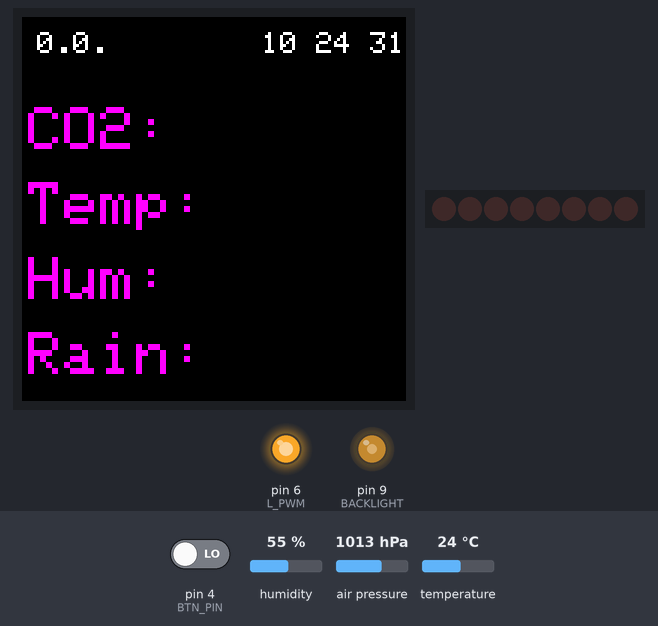
Recording of a sketch running on a simulated Arduino Uno, built with avr-gcc and run on an emulated ATmega328P. On the bench: 128×128 colour display, 8 shift-register outputs drawn as a row of LEDs (first output left, lit = HIGH), output pins drawn as LEDs (lit = HIGH). The inputs (shaded band) are chosen by the test bench; at power-on: pin 4 (BTN_PIN) LOW, humidity 55 %, air pressure 1013 hPa, temperature 24 °C. The local clock reads 2024-03-15 10:24:30 at power-on unless the sketch sets it; pins used as bus, display or sensor lines are not drawn; what the sketch prints to the serial monitor is not drawn.

Above: at 2.6 s.
At 4.2 s:
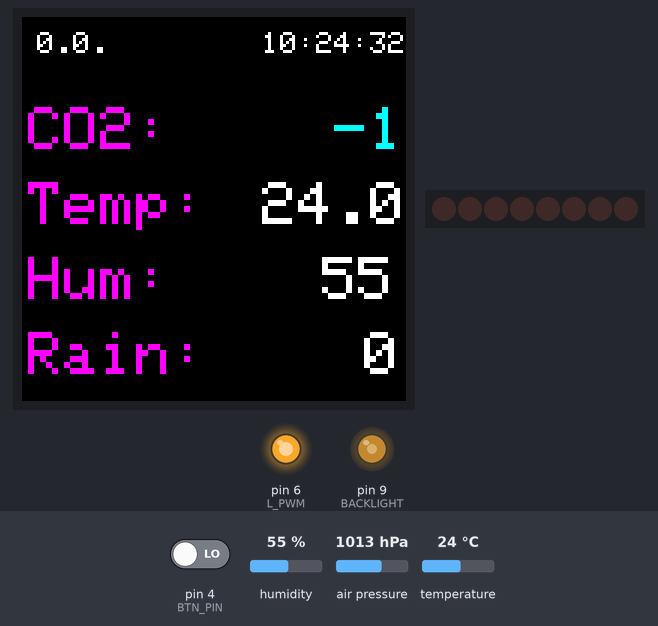
At 9.2 s:
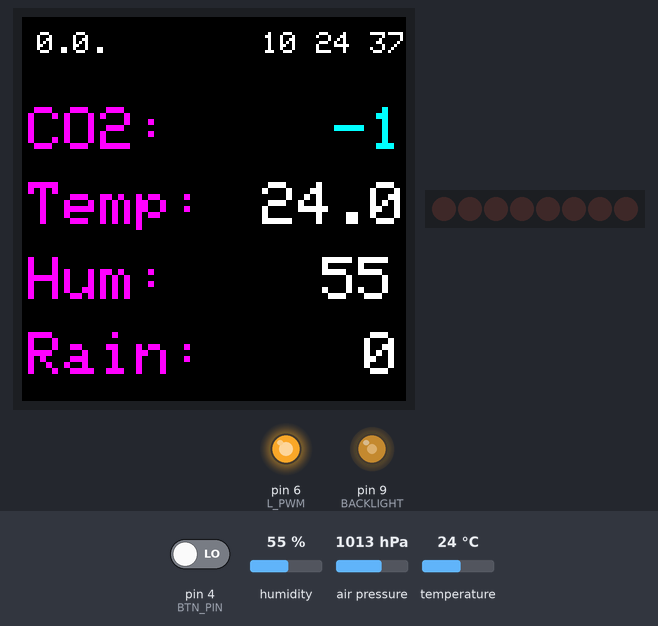
At 13.2 s:
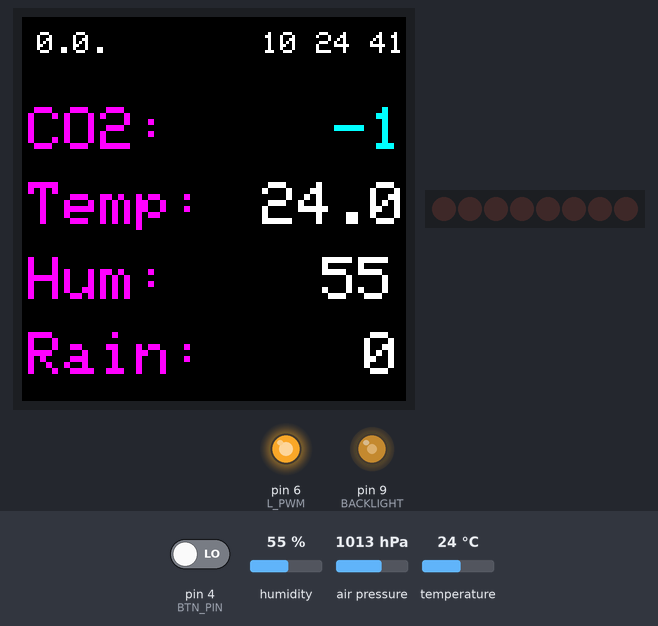
At 21.2 s:
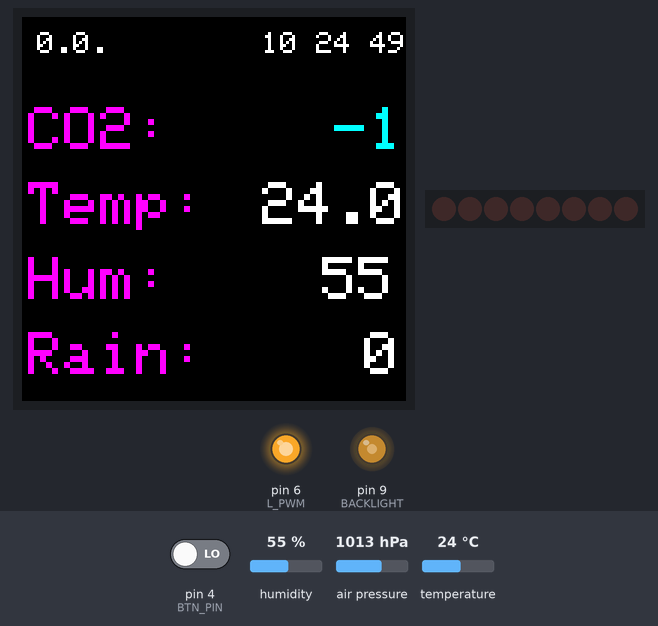
At 38.8 s:
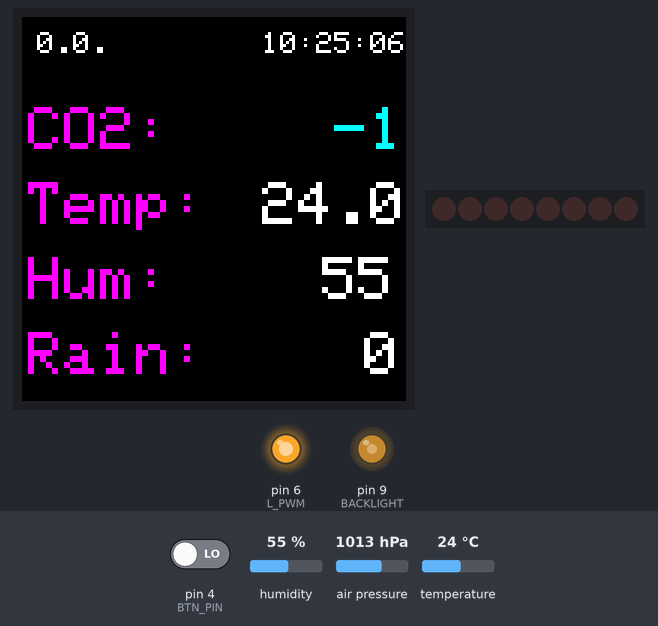

The sketch:

meteoClock_v1.5.ino
```cpp
// ------------------------- НАСТРОЙКИ --------------------
#define RESET_CLOCK 0           // сброс часов на время загрузки прошивки (для модуля с несъёмной батарейкой). Не забудь поставить 0 и прошить ещё раз!
#define SENS_TIME 30000         // время обновления показаний сенсоров на экране, миллисекунд
#define LED_MODE 0              // тип RGB светодиода: 0 - главный катод, 1 - главный анод

// управление яркостью
#define HOURS_BRIGHT_CONTROL 0  // 0/1 - запретить/разрешить управление яркостью по времения
#define RISE_HOUR 7             // час включения подсветки дисплея
#define HOUR_TO_SLEEP 22        // час выключения подсветки дисплея

#define BRIGHT_CONTROL 0        // 0/1 - запретить/разрешить управление яркостью по датчику освещенности (при отключении яркость всегда будет макс.)
#define BRIGHT_THRESHOLD 255    // величина сигнала, ниже которой яркость переключится на минимум (0-1023)

#define BRIGHT_MAX 200          // макс яркость светодиода/индикатора и дисплея (0 - 255)
#define BRIGHT_MIN 0

#define DEBUG 0                 // вывод на дисплей лог инициализации датчиков при запуске. Для дисплея 1602 не работает! Но дублируется через порт!
#define CO2_SENSOR 1            // включить или выключить поддержку/вывод с датчика СО2 (1 вкл, 0 выкл)
#define DISPLAY_TYPE 0          // тип дисплея: 1 - 2004 (большой LCD), 0 - TFT 1.44 (маленький)
#define DISPLAY_ADDR 0x27       // адрес платы дисплея тип1 : 0x27 или 0x3f. Если дисплей не работает - смени адрес! На самом дисплее адрес не указан

#define INVERT_LEVEL 0          // инвертировать показания индикатора


// адрес BME280 жёстко задан в файле библиотеки Adafruit_BME280.h
// стоковый адрес был 0x77, у китайского модуля адрес 0x76.
// Так что если юзаете НЕ библиотеку из архива - не забудьте поменять

// если дисплей не заводится - поменяйте адрес (строка 54)

// пины
#define MHZ_RX 2
#define MHZ_TX 3
#define PHOTO A3                  // пин фоторезистора
#define BTN_PIN 4

#if (DISPLAY_TYPE == 1)
  #define BACKLIGHT 10            // пин подсветки дисплея

  #define LED_COM 7
  #define LED_R 9
  #define LED_G 6
  #define LED_B 5

#else
  #define BACKLIGHT 9             // пин подсветки дисплея
  #define __CS 10
  #define __DC 7
  #define __RES 8

  //пины для 74HC595
  #define L_L A0           //защелка           12 ST_CP
  #define L_D A1           //вход данных       14 DS
  #define L_C A2           //тактирование      11 SH_CP
  #define L_PWM 6          //яркость (шим пин) 13 OE
#endif

#if (DISPLAY_TYPE == 0)
  //разметка
  #define CO2_y 30
  #define T_y 55
  #define H_y 80
  #define R_y 105

  //цвета
  #define GREEN   0x07E0
  #define CYAN    0x07FF
  #define BLUE    0x001F
  #define RED     0xF800
  #define YELLOW  0xFFE0
  #define WHITE   0xFFFF
  #define MAGENTA 0xF81F

#endif

#if (INVERT_LEVEL == 0)
  #define L_DIRECTION LSBFIRST
#else
  #define L_DIRECTION MSBFIRST
#endif

// библиотеки
#include <Wire.h>

#if (DISPLAY_TYPE == 1)
  #include <LiquidCrystal_I2C.h>
  LiquidCrystal_I2C lcd(DISPLAY_ADDR, 20, 4);
#else
  #include <Adafruit_GFX.h>
  #include <TFT_ILI9163C.h>
  TFT_ILI9163C display = TFT_ILI9163C(__CS, __DC, __RES);
#endif

#include "RTClib.h"
RTC_DS3231 rtc;
DateTime now;

#include <Adafruit_Sensor.h>
#include <Adafruit_BME280.h>
#define SEALEVELPRESSURE_HPA (1013.25)
Adafruit_BME280 bme;

#if (CO2_SENSOR == 1)
#include <MHZ19_uart.h>
MHZ19_uart mhz19;
#endif

#include <GyverTimer.h>
GTimer_ms sensorsTimer(SENS_TIME);
GTimer_ms drawSensorsTimer(SENS_TIME);
GTimer_ms clockTimer(1000);
GTimer_ms predictTimer((long)10 * 60 * 1000);         // 10 минут
GTimer_ms brightTimer(2000);

#include "GyverButton.h"
GButton button(BTN_PIN, LOW_PULL, NORM_OPEN);

byte LED_CURRENT_BRIGHTNESS = 0;

// переменные для вывода
int8_t year, month, day, hrs, mins, secs;

float dispTemp;
byte dispHum;
int dispPres;
int dispCO2;
int dispRain;

//для прогноза
uint32_t pressure_array[6];
uint32_t sumX, sumY, sumX2, sumXY;
float a, b;
int delta;
///////////////

byte time_array[6];


static const char *dayNames[]  = {
  "Sun",
  "Mon",
  "Tue",
  "Wed",
  "Thu",
  "Fri",
  "Sat",
};


///////////////////////// SETUP //////////////////////////


void setup() {
  Serial.begin(115200);
  pinMode(BACKLIGHT, OUTPUT);

#if (DISPLAY_TYPE == 1)
  pinMode(LED_COM, OUTPUT);
  pinMode(LED_R, OUTPUT);
  pinMode(LED_G, OUTPUT);
  pinMode(LED_B, OUTPUT);
  setLEDinRGB(0, 0, 0);

  digitalWrite(LED_COM, LED_MODE);
  analogWrite(BACKLIGHT, BRIGHT_MAX);
  lcd.init();
  lcd.backlight();
  lcd.clear();
#else
  display.begin();
  display.setRotation(1);
  display.clearScreen();

  pinMode(L_L, OUTPUT);
  pinMode(L_C, OUTPUT);
  pinMode(L_D, OUTPUT);
  pinMode(L_PWM, OUTPUT);

  digitalWrite(L_L, LOW);                        // устанавливаем синхронизацию "защелки" на LOW
  analogWrite(BACKLIGHT, 125);
  analogWrite(L_PWM, 245);

#endif


#if (DEBUG == 1)
  boolean status = true;

  #if (DISPLAY_TYPE == 1)
    setLEDinRGB(255, 0, 0);
  #endif

  #if (CO2_SENSOR == 1)

    mhz19.begin(MHZ_TX, MHZ_RX);
    mhz19.setAutoCalibration(false);
    mhz19.getStatus();    // первый запрос, в любом случае возвращает -1
    delay(500);
    if (mhz19.getStatus() == 0) {
      printDebugMhz("OK");
    } else {
      printDebugMhz("ERROR");
      status = false;
    }
  #endif

  #if (DISPLAY_TYPE == 1)
    setLEDinRGB(0, 255, 0);
  #endif

  delay(50);
  if (rtc.begin()) {
    printDebugRtc("OK");
  } else {
    printDebugRtc("ERROR");
    status = false;
  }

  #if (DISPLAY_TYPE == 1)
    setLEDinRGB(0, 0, 255);
  #endif

  delay(50);
  if (bme.begin(&Wire)) {
    printDebugBme("OK");
  } else {
    printDebugBme("ERROR");
    status = false;
  }

  #if (DISPLAY_TYPE == 1)
    setLEDinRGB(255, 255, 255);
  #endif

  if (status) {
    printDebugFinal("All good");
  } else {
    printDebugFinal("ERROR...!");
  }
  delay(2000);

  #if (DISPLAY_TYPE == 1)
    setLEDinRGB(0, 0, 0);
  #endif

  while (1) {
    #if (DISPLAY_TYPE == 1)
        lcd.setCursor(14, 1);
        lcd.print("P:    ");
        lcd.setCursor(16, 1);
        lcd.print(analogRead(PHOTO), 1);

    #else
        display.setCursor(2, 20);
        display.print(analogRead(PHOTO));
    #endif

      Serial.println(analogRead(PHOTO));
      delay(300);
  }
#else //NOT DEBUG

  #if (CO2_SENSOR == 1)
    mhz19.begin(MHZ_TX, MHZ_RX);
    mhz19.setAutoCalibration(false);
    mhz19.getStatus();    // первый запрос, в любом случае возвращает -1
    delay(500);
  #endif

  rtc.begin();
  bme.begin(&Wire);
#endif

//END DEBUG

  bme.setSampling(Adafruit_BME280::MODE_FORCED,
                  Adafruit_BME280::SAMPLING_X1, // temperature
                  Adafruit_BME280::SAMPLING_X1, // pressure
                  Adafruit_BME280::SAMPLING_X1, // humidity
                  Adafruit_BME280::FILTER_OFF   );

  if (RESET_CLOCK || rtc.lostPower()) {
    DateTime currentTime = DateTime(F(__DATE__), F(__TIME__));
    rtc.adjust(currentTime);
  }

  now = rtc.now();
  secs = now.second();
  mins = now.minute();
  hrs = now.hour();

  Serial.println(now.year());
  delay(100);
   Serial.println(now.month());
  delay(100);
   Serial.println(now.day());
  delay(100);
   Serial.println();
  delay(100);
   Serial.println();
  delay(100);

  bme.takeForcedMeasurement();
  uint32_t Pressure = bme.readPressure();

  for (byte i = 0; i < 6; i++) {   // счётчик от 0 до 5
    pressure_array[i] = Pressure;  // забить весь массив текущим давлением
    time_array[i] = i;             // забить массив времени числами 0 - 5
  }


  #if (DISPLAY_TYPE == 1)
    switchLedBrightness(true);
  #else
    display.clearScreen();

    //names
    display.setTextSize(2);
    display.setTextColor(MAGENTA);
    display.setCursor(2, CO2_y);
    display.print("CO2:");
    display.setCursor(2, T_y);
    display.print("Temp:");
    display.setCursor(2, H_y);
    display.print("Hum:");
    display.setCursor(2, R_y);
    display.print("Rain:");

    setIndicatorCO2(300);
  #endif

  drawDate();
  drawClock();
  readSensors();
  drawSensors();
}

///////////////////////// END SETUP //////////////////////////

///////////////////////// LOOP //////////////////////////

void loop() {
  if (brightTimer.isReady()) checkBrightness(); // яркость
  if (sensorsTimer.isReady()) readSensors();    // читаем показания датчиков с периодом SENS_TIME
  if (clockTimer.isReady()) clockTick();           // раз в секунду пересчитываем время и мигаем точками
  if (predictTimer.isReady()) rainPredict();      // 10 minutes timer for predict rain
  if (drawSensorsTimer.isReady()) drawSensors();  // обновляем показания датчиков на дисплее с периодом SENS_TIME

  modesTick();                                    // тут ловим нажатия на кнопку и переключаем режимы

}

///////////////////////// END LOOP //////////////////////////
```

display.ino
```cpp
///// DATE TIME ////////////


void drawDate() {
  #if (DISPLAY_TYPE == 1)
    int dayofweek = now.dayOfTheWeek();
    lcd.setCursor(10, 0);
    lcd.print(dayNames[dayofweek]);
    lcd.print("  ");

    if (day < 10) lcd.print(0);
    lcd.print(day);
    lcd.print(".");
    if (month < 10) lcd.print(0);
    lcd.print(month);
  #else
    clearDate();
    display.setTextSize(1);
    display.setTextColor(WHITE);
    display.setCursor(5, 5);

    delay(50);
    Serial.println("year " + year);
    delay(50);
    Serial.println("month " + month);
    delay(50);
    Serial.println("day " + day);
    delay(50);

    String date = "";
    if (day < 10) date += 0;
    date += day + ".";
    if (month < 10) date += 0;
    date += month + ".";
    date += year + " ";

    Serial.println(date);
    display.println(date);
  #endif
}

void drawClock() {
  boolean dotState = (secs % 2) == 0;
  #if (DISPLAY_TYPE == 1)

    lcd.setCursor(0, 0);
    if (hrs < 10) lcd.print(0);
    lcd.print(hrs);

    if (dotState) lcd.print(":");
    else lcd.print(" ");

    if (mins < 10) lcd.print(0);
    lcd.print(mins);

    if (dotState) lcd.print(":");
    else lcd.print(" ");

    if (secs < 10) lcd.print(0);
    lcd.print(secs);
  #else
    clearTime();

    display.setTextSize(1);
    display.setTextColor(WHITE);
    display.setCursor(80, 5);

     //TIME
    String dateTime = "";
    if (hrs < 10) dateTime += 0;
    dateTime += hrs;
    if (dotState) dateTime += ":";
    else dateTime += " ";
    if (mins < 10) dateTime += 0;
    dateTime += mins;
    if (dotState) dateTime += ":";
    else dateTime += " ";
    if (secs < 10) dateTime += 0;
    dateTime += secs;

    Serial.println(dateTime);
    display.println(dateTime);
  #endif
}


////// SENSORS /////

void drawSensors() {


#if (DISPLAY_TYPE == 1)
  lcd.setCursor(0, 1);
  lcd.print(String(dispTemp, 1));
  lcd.write(223);

  lcd.setCursor(7, 1);
  lcd.print("        ");
  lcd.setCursor(7, 1);
  lcd.print("Hum:");
  lcd.print(" " + String(dispHum) + "% ");


  if (dispHum < 40) {
    lcd.print("low");
  } else if (dispHum > 60) {
    lcd.print("hi ");
  } else {
    lcd.print("   ");
  }

#if (CO2_SENSOR == 1)
  lcd.setCursor(0, 2);
  lcd.print(String(dispCO2) + " ppm");
  if (dispCO2 < 1000) lcd.print(" ");
#endif

  lcd.setCursor(0, 3);
  lcd.print("       ");
  lcd.setCursor(0, 3);
  lcd.print("P: ");
  lcd.print(String(dispPres) + "mm  Rain: ");
  lcd.print(String(dispRain) + "%");
#else

  clearSensors();
  display.setTextSize(2);
  //values
  printCO2();
  printTemp();
  printHum();
  printRain();

#endif
}

#if (DISPLAY_TYPE == 0)

void printCO2() {
  display.setCursor(80, CO2_y);
  display.print("    ");

  if (dispCO2 < 800) {
    display.setTextColor(CYAN);
  } else if (dispCO2 < 1000) {
    display.setTextColor(YELLOW);
  } else {
    display.setTextColor(RED);
  }

  display.setCursor(80, CO2_y);
  display.print(complementLeadingSpaces(dispCO2, 4));
}

void printTemp() {
  display.setTextColor(WHITE);
  display.setCursor(80, T_y);
  display.print("   ");
  display.setCursor(80, T_y);
  display.print(complementLeadingSpaces(dispTemp, 3));
}

void printHum() {
  if (dispHum < 40) {
    display.setTextColor(RED);
  } else if (dispHum > 60) {
    display.setTextColor(BLUE);
  } else {
    display.setTextColor(WHITE);
  }
  display.setCursor(100, H_y);
  display.print("  ");
  display.setCursor(100, H_y);
  display.print(complementLeadingSpaces(dispHum, 2));
}

void printRain() {
  if (dispRain > 10) {
    display.setTextColor(BLUE);
  } else {
    display.setTextColor(WHITE);
  }
  display.setCursor(90, R_y);
  display.print("   ");
  display.setCursor(90, R_y);
  display.print(complementLeadingSpaces(dispRain, 3));
}

String complementLeadingSpaces(int value, int expected) {
  String strValue = String(value);
  return complementLeadingSpaces(strValue, expected);
}

String complementLeadingSpaces(float value, int expected) {
  String strValue = String(value, 1);
  return complementLeadingSpaces(strValue, expected);
}

String complementLeadingSpaces(String strValue, int expected) {
  int len = strValue.length();
  if (len >= expected) {
    return strValue;
  }
  int n = expected - len;
  for (int i = 0; i < n; i++) {
    strValue = " " + strValue;
  }

  return strValue;
}


void clearSensors() {
  clearZone(80, 30, 128, 128);
}

void clearDate() {
  clearZone(5, 5, 80, 20);
}

void clearTime() {
  clearZone(80, 5, 128, 20);
}


void clearZone(int x1, int y1, int x2, int y2) {
  display.startPushData(x1, y1, x2, y2);
  int areaLength = (x2 -x1) * (y2-y1);
  for(int i=0; i < areaLength; i++) {
      display.pushData(0);
  }
  display.endPushData();
}

#endif


////////////////////// DEBUG ///////////////////////

void printDebugMhz(String stat) {
  String message = "MHZ-19... " + stat;

  Serial.println(message);

#if (DISPLAY_TYPE == 1)
  lcd.setCursor(0, 0);
  lcd.print(F(message));
#else
  display.setCursor(1, 1);
  display.println(message);
#endif
}

void printDebugRtc(String stat) {
  String message = "RTC... " + stat;

  Serial.println(message);

#if (DISPLAY_TYPE == 1)
  lcd.setCursor(0, 1);
  lcd.print(F(message));
#else
  display.println(message);
#endif
}

void printDebugBme(String stat) {
  String message = "BME280... " + stat;

  Serial.println(message);

#if (DISPLAY_TYPE == 1)
  lcd.setCursor(0, 2);
  lcd.print(F(message));
#else
  display.println(message);
#endif
}

void printDebugFinal(String stat) {
  String message = stat;

  Serial.println(message);

#if (DISPLAY_TYPE == 1)
  lcd.setCursor(0, 2);
  lcd.print(F(message));
#else
  display.println(message);
#endif
}
```

functions.ino
```cpp
void checkBrightness() {
#if(BRIGHT_CONTROL == 1)
  if (analogRead(PHOTO) < BRIGHT_THRESHOLD) {   // если темно
    analogWrite(BACKLIGHT, BRIGHT_MIN);
    switchLedBrightness(false);
  } else {                                      // если светло
    analogWrite(BACKLIGHT, BRIGHT_MAX);
    switchLedBrightness(true);
  }
#endif

#if(HOURS_BRIGHT_CONTROL == 1)
  int brightness = defineBrightness();
  analogWrite(BACKLIGHT, brightness);
  setLedBrightness(brightness);

  /* if(hrs >= RISE_HOUR && hrs < HOUR_TO_SLEEP){

     //analogWrite(BACKLIGHT, LCD_BRIGHT_MAX);
     //switchLedBrightness(true);

     int brightness = defineBrightness();
     analogWrite(BACKLIGHT, brightness);
     switchLedBrightness(true);

    }
    else if((hrs < RISE_HOUR || hrs >= HOUR_TO_SLEEP)) {

     //analogWrite(BACKLIGHT, LCD_BRIGHT_MIN);
     //switchLedBrightness(false);
    }*/
#endif

}

int defineBrightness() {
  if (hrs >= RISE_HOUR && hrs < HOUR_TO_SLEEP) {
    if (hrs == RISE_HOUR) {
      return map(mins, 0, 60, 0, 255);
    }

    return BRIGHT_MAX;
  } else if ((hrs < RISE_HOUR || hrs >= HOUR_TO_SLEEP)) {
    if (hrs == HOUR_TO_SLEEP) {
      return map(mins, 0, 60, 255, 0);
    }
    return BRIGHT_MIN;
  }
}

void switchLedBrightness(boolean isOn) {
  if (isOn) {
    setLedBrightness(BRIGHT_MAX);
  } else {
    setLedBrightness(BRIGHT_MIN);
#if (LED_MODE == 0)
    LED_CURRENT_BRIGHTNESS = (BRIGHT_MIN);
#else
    LED_CURRENT_BRIGHTNESS = (255 - BRIGHT_MIN);
#endif
  }
}

void setLedBrightness(int b) {
#if (LED_MODE == 0)
  LED_CURRENT_BRIGHTNESS = (b);
#else
  LED_CURRENT_BRIGHTNESS = (255 - b);
#endif
}


void modesTick() {
  button.tick();
  if (button.isClick()) {

    if ((LED_MODE == 0 && LED_CURRENT_BRIGHTNESS == BRIGHT_MIN) || (LED_MODE == 1 && LED_CURRENT_BRIGHTNESS == (255 - BRIGHT_MIN))) {
      switchLedBrightness(true);
    }
    else {
      switchLedBrightness(false);
    }
    readSensors();
    drawSensors();

  }
}


void readSensors() {
  bme.takeForcedMeasurement();
  dispTemp = bme.readTemperature();
  dispHum = bme.readHumidity();
  dispPres = (float)bme.readPressure() * 0.00750062;
#if (CO2_SENSOR == 1)
  dispCO2 = mhz19.getPPM();
  setIndicatorCO2(dispCO2);
#endif
}


void rainPredict() {

  // тут делаем линейную аппроксимацию для предсказания погоды
  long averPress = 0;
  for (byte i = 0; i < 10; i++) {
    bme.takeForcedMeasurement();
    averPress += bme.readPressure();
    delay(1);
  }
  averPress /= 10;

  for (byte i = 0; i < 5; i++) {                   // счётчик от 0 до 5 (да, до 5. Так как 4 меньше 5)
    pressure_array[i] = pressure_array[i + 1];     // сдвинуть массив давлений КРОМЕ ПОСЛЕДНЕЙ ЯЧЕЙКИ на шаг назад
  }
  pressure_array[5] = averPress;                    // последний элемент массива теперь - новое давление
  sumX = 0;
  sumY = 0;
  sumX2 = 0;
  sumXY = 0;
  for (int i = 0; i < 6; i++) {                    // для всех элементов массива
    sumX += time_array[i];
    sumY += (long)pressure_array[i];
    sumX2 += time_array[i] * time_array[i];
    sumXY += (long)time_array[i] * pressure_array[i];
  }
  a = 0;
  a = (long)6 * sumXY;             // расчёт коэффициента наклона приямой
  a = a - (long)sumX * sumY;
  a = (float)a / (6 * sumX2 - sumX * sumX);
  delta = a * 6;      // расчёт изменения давления
  dispRain = map(delta, -250, 250, 100, -100);  // пересчитать в проценты
  //Serial.println(String(pressure_array[5]) + " " + String(delta) + " " + String(dispRain));   // дебаг

}

void clockTick() {
  secs++;
  if (secs > 59) {      // каждую минуту
    secs = 0;
    mins++;
  }
  if (mins > 59) {      // каждый час
    now = rtc.now();
    secs = now.second();
    mins = now.minute();
    hrs = now.hour();
    day = now.day();
    month = now.month();
    year = now.year();

    if (hrs > 23) {
      hrs = 0;
    }

    drawDate();
  }

  drawDate();
  drawClock();
}
```

Source omitted: indicator.ino (1367 bytes)

Measured:
- what the display in image 0 shows lasts 1.4 s, from 2.5 s to 3.9 s
- what the display in image 1 shows lasts 0.7 s, from 4.2 s to 4.9 s
